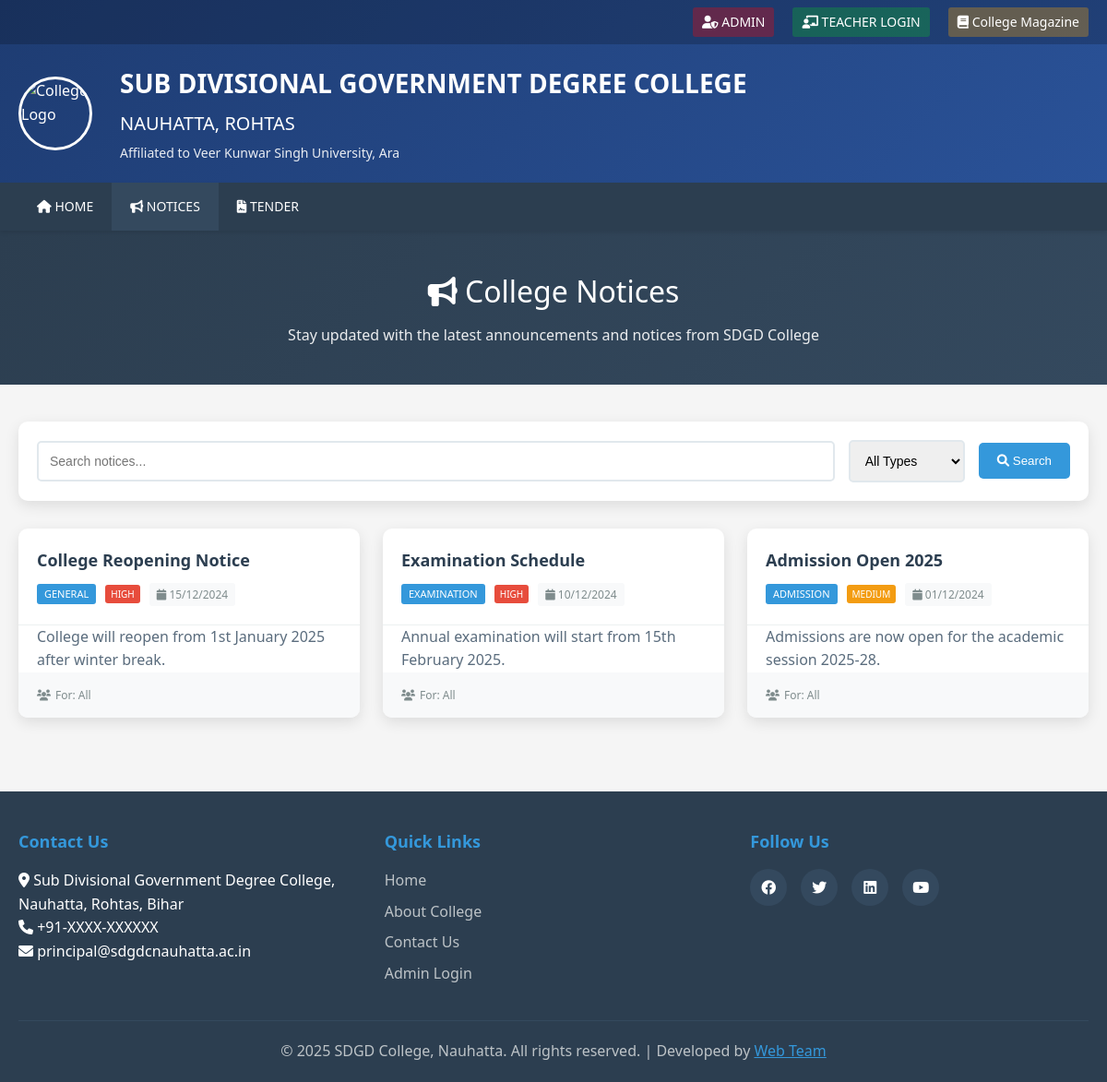
The page /notices.php on the database its author committed.
### tables this page shows
CREATE TABLE IF NOT EXISTS notices (
    id INT PRIMARY KEY AUTO_INCREMENT,
    title VARCHAR(255) NOT NULL,
    description TEXT,
    file_path VARCHAR(255),
    file_name VARCHAR(255),
    notice_type ENUM('general', 'examination', 'admission', 'holiday', 'important') DEFAULT 'general',
    priority ENUM('low', 'medium', 'high') DEFAULT 'medium',
    target_audience ENUM('all', 'students', 'teachers', 'staff') DEFAULT 'all',
    publish_date DATE NOT NULL,
    expiry_date DATE,
    status ENUM('active', 'inactive') DEFAULT 'active',
    created_by INT,
    created_at TIMESTAMP DEFAULT CURRENT_TIMESTAMP,
    updated_at TIMESTAMP DEFAULT CURRENT_TIMESTAMP ON UPDATE CURRENT_TIMESTAMP,
    FOREIGN KEY (created_by) REFERENCES admin_users(id) ON DELETE SET NULL
);

### config.php (called while the page is built, shortened)
<?php
function format_date($date, $format = 'd/m/Y') {
    return date($format, strtotime($date));
}
?>

### notices.php (the view, shortened to what this page needs)
<?php
require_once 'config.php';
$page = isset($_GET['page']) ? (int)$_GET['page'] : 1;
$per_page = 10;
$offset = ($page - 1) * $per_page;
$search = $_GET['search'] ?? '';
$query = "SELECT * FROM notices WHERE status = 'active'";
$query .= " ORDER BY publish_date DESC LIMIT $offset, $per_page";
$result = mysqli_query($conn, $query);
$notices = mysqli_fetch_all($result, MYSQLI_ASSOC);
?>
<!DOCTYPE html>
<html lang="en">
<head>
    <link rel="stylesheet" href="styles.css">
    <link rel="stylesheet" href="https://cdnjs.cloudflare.com/ajax/libs/font-awesome/6.0.0/css/all.min.css">
</head>
<body>
    <header class="header">
        <div class="top-bar">
            <div class="container">
                <div class="top-links">
                    <a href="admin/login.php" class="admin-link"><i class="fas fa-user-shield"></i> ADMIN</a>
                    <a href="teacher/login.php" class="teacher-link"><i class="fas fa-chalkboard-teacher"></i> TEACHER LOGIN</a>
                    <a href="magazine.php" class="magazine-link"><i class="fas fa-book"></i> College Magazine</a>
                </div>
            </div>
        </div>
        <div class="main-header">
            <div class="container">
                <div class="logo-section">
                    <img src="assets/logo.png" alt="College Logo" class="logo">
                    <div class="college-info">
                        <h1>SUB DIVISIONAL GOVERNMENT DEGREE COLLEGE</h1>
                        <h2>NAUHATTA, ROHTAS</h2>
                        <p>Affiliated to Veer Kunwar Singh University, Ara</p>
                    </div>
                </div>
            </div>
        </div>
    </header>
    <nav class="main-nav">
        <div class="container">
            <ul class="nav-menu">
                <li><a href="index.php" class=""><i class="fas fa-home"></i> HOME</a></li>
                <li><a href="notices.php" class="active"><i class="fas fa-bullhorn"></i> NOTICES</a></li>
                <li><a href="tender.php"><i class="fas fa-file-contract"></i> TENDER</a></li>
            </ul>
        </div>
    </nav>
    <div class="page-header">
        <div class="container">
            <h1><i class="fas fa-bullhorn"></i> College Notices</h1>
            <p>Stay updated with the latest announcements and notices from SDGD College</p>
        </div>
    </div>
    <main class="main-content">
        <div class="container">
            <div class="search-section">
                <form method="GET" class="search-form">
                    <div class="search-row">
                        <input type="text" name="search" placeholder="Search notices..."
                               value="<?php echo htmlspecialchars($search); ?>">
                        <select name="type">
                            <option value="">All Types</option>
                        </select>
                        <button type="submit" class="search-btn">
                            <i class="fas fa-search"></i> Search
                        </button>
                    </div>
                </form>
            </div>
            <div class="notices-list-page">
                <?php if (count($notices) > 0): ?>
                    <?php foreach ($notices as $notice): ?>
                        <div class="notice-card">
                            <div class="notice-header">
                                <h3><?php echo $notice['title']; ?></h3>
                                <div class="notice-meta">
                                    <span class="notice-type"><?php echo ucfirst($notice['notice_type']); ?></span>
                                    <span class="priority priority-<?php echo $notice['priority']; ?>">
                                        <?php echo ucfirst($notice['priority']); ?>
                                    </span>
                                    <span class="notice-date">
                                        <i class="fas fa-calendar"></i> <?php echo format_date($notice['publish_date']); ?>
                                    </span>
                                </div>
                            </div>
                            <?php if ($notice['description']): ?>
                                <div class="notice-description">
                                    <?php echo nl2br($notice['description']); ?>
                                </div>
                            <?php endif; ?>
                            <div class="notice-footer">
                                <span class="target-audience">
                                    <i class="fas fa-users"></i> For: <?php echo ucfirst($notice['target_audience']); ?>
                                </span>
                            </div>
                        </div>
                    <?php endforeach; ?>
                <?php endif; ?>
            </div>
        </div>
    </main>
    <footer class="footer">
        <div class="container">
            <div class="footer-content">
                <div class="footer-section">
                    <h4>Contact Us</h4>
                    <p><i class="fas fa-map-marker-alt"></i> Sub Divisional Government Degree College, Nauhatta, Rohtas, Bihar</p>
                    <p><i class="fas fa-phone"></i> +91-XXXX-XXXXXX</p>
                    <p><i class="fas fa-envelope"></i> principal@sdgdcnauhatta.ac.in</p>
                </div>
                <div class="footer-section">
                    <h4>Quick Links</h4>
                    <ul>
                        <li><a href="index.php">Home</a></li>
                        <li><a href="about.php">About College</a></li>
                        <li><a href="contact.php">Contact Us</a></li>
                        <li><a href="admin/login.php">Admin Login</a></li>
                    </ul>
                </div>
                <div class="footer-section">
                    <h4>Follow Us</h4>
                    <div class="social-links">
                        <a href="#"><i class="fab fa-facebook"></i></a>
                        <a href="#"><i class="fab fa-twitter"></i></a>
                        <a href="#"><i class="fab fa-linkedin"></i></a>
                        <a href="#"><i class="fab fa-youtube"></i></a>
                    </div>
                </div>
            </div>
            <div class="footer-bottom">
                <p>&copy; <?php echo date('Y'); ?> SDGD College, Nauhatta. All rights reserved. | Developed by <a href="#">Web Team</a></p>
            </div>
        </div>
    </footer>
</body>
</html>

### styles.css (style rules this page uses)
* { margin: 0; padding: 0; box-sizing: border-box; }
body { font-family: 'Segoe UI', Tahoma, Geneva, Verdana, sans-serif; line-height: 1.6; color: #333; background-color: #f5f5f5; }
.container { max-width: 1200px; margin: 0 auto; padding: 0 20px; }
.header { background: linear-gradient(135deg, #1e3c72 0%, #2a5298 100%); color: white; box-shadow: 0 2px 10px rgba(0,0,0,0.1); }
.top-bar { background: rgba(0,0,0,0.2); padding: 8px 0; }
.top-links { display: flex; justify-content: flex-end; gap: 20px; }
.top-links a { color: white; text-decoration: none; font-size: 14px; padding: 5px 10px; border-radius: 3px; transition: background-color 0.3s; }
.admin-link { background: rgba(255,0,0,0.3); }
.teacher-link { background: rgba(0,255,0,0.2); }
.magazine-link { background: rgba(255,165,0,0.3); }
.main-header { padding: 20px 0; }
.logo-section { display: flex; align-items: center; gap: 30px; }
.logo { width: 80px; height: 80px; border-radius: 50%; border: 3px solid white; }
.college-info h1 { font-size: 28px; font-weight: bold; margin-bottom: 5px; }
.college-info h2 { font-size: 20px; font-weight: normal; margin-bottom: 5px; }
.college-info p { font-size: 14px; opacity: 0.9; }
.main-nav { background: #2c3e50; box-shadow: 0 2px 5px rgba(0,0,0,0.1); position: sticky; top: 0; z-index: 1000; }
.nav-menu { display: flex; list-style: none; margin: 0; padding: 0; }
.nav-menu li { position: relative; }
.nav-menu a { display: block; color: white; text-decoration: none; padding: 15px 20px; transition: background-color 0.3s; font-size: 14px; font-weight: 500; }
.nav-menu a:hover, .nav-menu a.active { background: #34495e; }
.main-content { padding: 40px 0; }
.notice-date, .tender-date { font-size: 12px; color: #666; background: #f8f9fa; padding: 3px 8px; border-radius: 3px; }
.footer { background: #2c3e50; color: white; padding: 40px 0 20px; margin-top: 40px; }
.footer-content { display: grid; grid-template-columns: repeat(auto-fit, minmax(250px, 1fr)); gap: 30px; margin-bottom: 30px; }
.footer-section h4 { margin-bottom: 15px; color: #3498db; font-size: 18px; }
.footer-section ul { list-style: none; }
.footer-section ul li { margin-bottom: 8px; }
.footer-section a { color: #bdc3c7; text-decoration: none; transition: color 0.3s; }
.social-links { display: flex; gap: 15px; }
.social-links a { display: inline-block; width: 40px; height: 40px; background: #34495e; color: white; text-align: center; line-height: 40px; border-radius: 50%; transition: background-color 0.3s; }
.footer-bottom { text-align: center; padding-top: 20px; border-top: 1px solid #34495e; color: #bdc3c7; }
.footer-bottom a { color: #3498db; }

### rows shown on the page
notices: title "College Reopening Notice", notice_type "GENERAL", priority "HIGH", publish_date "15/12/2024", description "College will reopen from 1st January 2025 after winter break.", target_audience "All"
notices: title "Examination Schedule", notice_type "EXAMINATION", priority "HIGH", publish_date "10/12/2024", description "Annual examination will start from 15th February 2025.", target_audience "All"
notices: title "Admission Open 2025", notice_type "ADMISSION", priority "MEDIUM", publish_date "01/12/2024", description "Admissions are now open for the academic session 2025-28.", target_audience "All"
